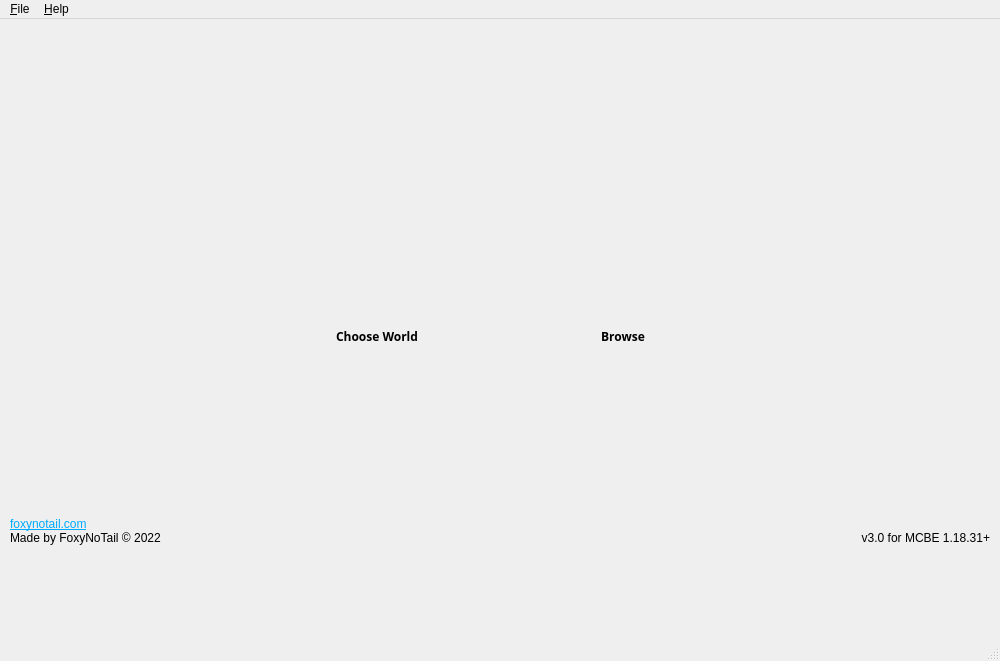
<?xml version="1.0" encoding="UTF-8"?>
<ui version="4.0">
 <author>FoxyNoTail</author>
 <class>MCBEAdminClass</class>
 <widget class="QMainWindow" name="MCBEAdminClass">
  <property name="windowModality">
   <enum>Qt::ApplicationModal</enum>
  </property>
  <property name="enabled">
   <bool>true</bool>
  </property>
  <property name="geometry">
   <rect>
    <x>0</x>
    <y>0</y>
    <width>1000</width>
    <height>661</height>
   </rect>
  </property>
  <property name="sizePolicy">
   <sizepolicy hsizetype="Preferred" vsizetype="Preferred">
    <horstretch>0</horstretch>
    <verstretch>0</verstretch>
   </sizepolicy>
  </property>
  <property name="minimumSize">
   <size>
    <width>1000</width>
    <height>661</height>
   </size>
  </property>
  <property name="maximumSize">
   <size>
    <width>1000</width>
    <height>661</height>
   </size>
  </property>
  <property name="windowTitle">
   <string>MCBE Prune Tool</string>
  </property>
  <property name="windowIcon">
   <iconset resource="mcbeadmin.qrc">
    <normaloff>:/MCBEAdmin/Resources/icons/minecraft2.png</normaloff>:/MCBEAdmin/Resources/icons/minecraft2.png</iconset>
  </property>
  <property name="windowOpacity">
   <double>1.000000000000000</double>
  </property>
  <property name="toolTip">
   <string/>
  </property>
  <property name="statusTip">
   <string/>
  </property>
  <property name="autoFillBackground">
   <bool>false</bool>
  </property>
  <property name="styleSheet">
   <string notr="true">QMainWindow {
	background-color: #48494a
}


#centralWidget {
	background-color: #48494a
}

QLabel {
	color: #cccccc;
	font-family: &quot;Mojangles&quot;;
	font-size: 11pt;
	padding: 10px;
}

QToolButton {
padding:10px;
	font-family: &quot;Minecraft&quot;;
	font-size: 9pt;
color: #cccccc;
border:none;
}

QToolButton:hover {
	color:#FFFFFF;
}

QMenuBar {
	background-color: #cccccc;
border-bottom: 2px solid #999999;
}

QStatusBar {
border-top: 2px solid #eeeeee;
	background-color: #cccccc;
	min-height: 28px;
	font-size:8pt;
}

QMessageBox &gt; QLabel {
 font-family: &quot;MS Shell Dlg&quot;;
font-size: 9pt;
color: #222222;
}</string>
  </property>
  <property name="iconSize">
   <size>
    <width>24</width>
    <height>24</height>
   </size>
  </property>
  <property name="toolButtonStyle">
   <enum>Qt::ToolButtonIconOnly</enum>
  </property>
  <property name="animated">
   <bool>true</bool>
  </property>
  <property name="documentMode">
   <bool>false</bool>
  </property>
  <property name="tabShape">
   <enum>QTabWidget::Rounded</enum>
  </property>
  <property name="unifiedTitleAndToolBarOnMac">
   <bool>false</bool>
  </property>
  <widget class="QWidget" name="centralWidget">
   <property name="sizePolicy">
    <sizepolicy hsizetype="Expanding" vsizetype="Expanding">
     <horstretch>0</horstretch>
     <verstretch>0</verstretch>
    </sizepolicy>
   </property>
   <property name="minimumSize">
    <size>
     <width>1000</width>
     <height>600</height>
    </size>
   </property>
   <property name="maximumSize">
    <size>
     <width>10000</width>
     <height>10000</height>
    </size>
   </property>
   <property name="autoFillBackground">
    <bool>false</bool>
   </property>
   <property name="styleSheet">
    <string notr="true"/>
   </property>
   <layout class="QGridLayout" name="gridLayout">
    <property name="sizeConstraint">
     <enum>QLayout::SetFixedSize</enum>
    </property>
    <property name="leftMargin">
     <number>0</number>
    </property>
    <property name="topMargin">
     <number>0</number>
    </property>
    <property name="rightMargin">
     <number>0</number>
    </property>
    <property name="bottomMargin">
     <number>0</number>
    </property>
    <property name="horizontalSpacing">
     <number>6</number>
    </property>
    <item row="1" column="1">
     <spacer name="verticalSpacer">
      <property name="orientation">
       <enum>Qt::Vertical</enum>
      </property>
      <property name="sizeType">
       <enum>QSizePolicy::Fixed</enum>
      </property>
      <property name="sizeHint" stdset="0">
       <size>
        <width>20</width>
        <height>38</height>
       </size>
      </property>
     </spacer>
    </item>
    <item row="3" column="1">
     <spacer name="verticalSpacer_3">
      <property name="orientation">
       <enum>Qt::Vertical</enum>
      </property>
      <property name="sizeType">
       <enum>QSizePolicy::Fixed</enum>
      </property>
      <property name="sizeHint" stdset="0">
       <size>
        <width>20</width>
        <height>60</height>
       </size>
      </property>
     </spacer>
    </item>
    <item row="4" column="1">
     <spacer name="horizontalSpacer_3">
      <property name="orientation">
       <enum>Qt::Horizontal</enum>
      </property>
      <property name="sizeType">
       <enum>QSizePolicy::Fixed</enum>
      </property>
      <property name="sizeHint" stdset="0">
       <size>
        <width>1000</width>
        <height>0</height>
       </size>
      </property>
     </spacer>
    </item>
    <item row="5" column="1">
     <layout class="QHBoxLayout" name="footerLayout">
      <property name="spacing">
       <number>6</number>
      </property>
      <property name="sizeConstraint">
       <enum>QLayout::SetFixedSize</enum>
      </property>
      <property name="leftMargin">
       <number>10</number>
      </property>
      <property name="topMargin">
       <number>10</number>
      </property>
      <property name="rightMargin">
       <number>10</number>
      </property>
      <property name="bottomMargin">
       <number>10</number>
      </property>
      <item>
       <widget class="QLabel" name="label_author">
        <property name="maximumSize">
         <size>
          <width>16777215</width>
          <height>16777215</height>
         </size>
        </property>
        <property name="styleSheet">
         <string notr="true"/>
        </property>
        <property name="text">
         <string>&lt;html&gt;&lt;head/&gt;&lt;body&gt;&lt;p&gt;&lt;a href=&quot;https://foxynotail.com&quot;&gt;&lt;span style=&quot; text-decoration: underline; color:#00aaff;&quot;&gt;foxynotail.com&lt;/span&gt;&lt;/a&gt;&lt;br/&gt;Made by FoxyNoTail © 2022&lt;/p&gt;&lt;/body&gt;&lt;/html&gt;</string>
        </property>
        <property name="textFormat">
         <enum>Qt::RichText</enum>
        </property>
        <property name="alignment">
         <set>Qt::AlignBottom|Qt::AlignLeading|Qt::AlignLeft</set>
        </property>
        <property name="wordWrap">
         <bool>true</bool>
        </property>
        <property name="margin">
         <number>0</number>
        </property>
        <property name="indent">
         <number>-1</number>
        </property>
        <property name="openExternalLinks">
         <bool>true</bool>
        </property>
       </widget>
      </item>
      <item>
       <widget class="QLabel" name="text_version">
        <property name="enabled">
         <bool>true</bool>
        </property>
        <property name="styleSheet">
         <string notr="true"/>
        </property>
        <property name="frameShadow">
         <enum>QFrame::Plain</enum>
        </property>
        <property name="text">
         <string>&lt;html&gt;&lt;head/&gt;&lt;body&gt;&lt;p&gt;v3.0 for MCBE 1.18.31+&lt;/p&gt;&lt;/body&gt;&lt;/html&gt;</string>
        </property>
        <property name="textFormat">
         <enum>Qt::RichText</enum>
        </property>
        <property name="alignment">
         <set>Qt::AlignBottom|Qt::AlignRight|Qt::AlignTrailing</set>
        </property>
       </widget>
      </item>
     </layout>
    </item>
    <item row="2" column="1">
     <layout class="QHBoxLayout" name="centralLayout">
      <property name="spacing">
       <number>6</number>
      </property>
      <property name="sizeConstraint">
       <enum>QLayout::SetFixedSize</enum>
      </property>
      <item>
       <spacer name="horizontalSpacer">
        <property name="orientation">
         <enum>Qt::Horizontal</enum>
        </property>
        <property name="sizeHint" stdset="0">
         <size>
          <width>40</width>
          <height>20</height>
         </size>
        </property>
       </spacer>
      </item>
      <item alignment="Qt::AlignHCenter|Qt::AlignVCenter">
       <widget class="QToolButton" name="buttonChooseWorld">
        <property name="minimumSize">
         <size>
          <width>200</width>
          <height>150</height>
         </size>
        </property>
        <property name="font">
         <font>
          <family>Minecraft</family>
          <pointsize>9</pointsize>
          <weight>75</weight>
          <bold>true</bold>
         </font>
        </property>
        <property name="cursor">
         <cursorShape>PointingHandCursor</cursorShape>
        </property>
        <property name="toolTip">
         <string>Choose existing worlds from a list</string>
        </property>
        <property name="statusTip">
         <string>Choose from existing worlds list (Windows 10)</string>
        </property>
        <property name="layoutDirection">
         <enum>Qt::LeftToRight</enum>
        </property>
        <property name="autoFillBackground">
         <bool>false</bool>
        </property>
        <property name="styleSheet">
         <string notr="true">background: transparent;</string>
        </property>
        <property name="text">
         <string>Choose World</string>
        </property>
        <property name="icon">
         <iconset resource="mcbeadmin.qrc">
          <normaloff>:/MCBEAdmin/Resources/icons/minecraft2.png</normaloff>:/MCBEAdmin/Resources/icons/minecraft2.png</iconset>
        </property>
        <property name="iconSize">
         <size>
          <width>120</width>
          <height>120</height>
         </size>
        </property>
        <property name="toolButtonStyle">
         <enum>Qt::ToolButtonTextUnderIcon</enum>
        </property>
        <property name="autoRaise">
         <bool>true</bool>
        </property>
       </widget>
      </item>
      <item>
       <spacer name="verticalSpacer_2">
        <property name="orientation">
         <enum>Qt::Vertical</enum>
        </property>
        <property name="sizeType">
         <enum>QSizePolicy::Fixed</enum>
        </property>
        <property name="sizeHint" stdset="0">
         <size>
          <width>40</width>
          <height>210</height>
         </size>
        </property>
       </spacer>
      </item>
      <item alignment="Qt::AlignHCenter|Qt::AlignVCenter">
       <widget class="QToolButton" name="buttonOpenWorld">
        <property name="minimumSize">
         <size>
          <width>200</width>
          <height>150</height>
         </size>
        </property>
        <property name="font">
         <font>
          <family>Minecraft</family>
          <pointsize>9</pointsize>
          <weight>75</weight>
          <bold>true</bold>
         </font>
        </property>
        <property name="cursor">
         <cursorShape>PointingHandCursor</cursorShape>
        </property>
        <property name="toolTip">
         <string>Browse for your Minecraft World folder</string>
        </property>
        <property name="statusTip">
         <string>Launch file browser and locate world folder...</string>
        </property>
        <property name="layoutDirection">
         <enum>Qt::LeftToRight</enum>
        </property>
        <property name="autoFillBackground">
         <bool>false</bool>
        </property>
        <property name="styleSheet">
         <string notr="true">background: transparent;</string>
        </property>
        <property name="text">
         <string>Browse</string>
        </property>
        <property name="icon">
         <iconset resource="mcbeadmin.qrc">
          <normaloff>:/MCBEAdmin/Resources/icons/folder2.png</normaloff>:/MCBEAdmin/Resources/icons/folder2.png</iconset>
        </property>
        <property name="iconSize">
         <size>
          <width>120</width>
          <height>120</height>
         </size>
        </property>
        <property name="shortcut">
         <string>Ctrl+O</string>
        </property>
        <property name="checkable">
         <bool>false</bool>
        </property>
        <property name="toolButtonStyle">
         <enum>Qt::ToolButtonTextUnderIcon</enum>
        </property>
        <property name="autoRaise">
         <bool>true</bool>
        </property>
       </widget>
      </item>
      <item>
       <spacer name="horizontalSpacer_2">
        <property name="orientation">
         <enum>Qt::Horizontal</enum>
        </property>
        <property name="sizeHint" stdset="0">
         <size>
          <width>40</width>
          <height>20</height>
         </size>
        </property>
       </spacer>
      </item>
     </layout>
    </item>
    <item row="0" column="1">
     <layout class="QVBoxLayout" name="headerLayout">
      <property name="spacing">
       <number>6</number>
      </property>
      <property name="sizeConstraint">
       <enum>QLayout::SetFixedSize</enum>
      </property>
      <item>
       <widget class="QLabel" name="label_title">
        <property name="minimumSize">
         <size>
          <width>980</width>
          <height>168</height>
         </size>
        </property>
        <property name="font">
         <font>
          <family>Mojangles</family>
          <pointsize>11</pointsize>
          <weight>75</weight>
          <bold>true</bold>
          <stylestrategy>PreferDefault</stylestrategy>
          <kerning>true</kerning>
         </font>
        </property>
        <property name="autoFillBackground">
         <bool>false</bool>
        </property>
        <property name="styleSheet">
         <string notr="true">background: transparent;</string>
        </property>
        <property name="text">
         <string>&lt;html&gt;&lt;head/&gt;&lt;body&gt;&lt;p align=&quot;center&quot;&gt;&lt;img src=&quot;:/MCBEAdmin/Resources/gfx/mcbe_logo.png&quot; width=&quot;400&quot;/&gt;&lt;/p&gt;&lt;/body&gt;&lt;/html&gt;</string>
        </property>
        <property name="textFormat">
         <enum>Qt::RichText</enum>
        </property>
       </widget>
      </item>
     </layout>
    </item>
   </layout>
  </widget>
  <widget class="QMenuBar" name="menuBar">
   <property name="geometry">
    <rect>
     <x>0</x>
     <y>0</y>
     <width>1000</width>
     <height>31</height>
    </rect>
   </property>
   <widget class="QMenu" name="menu_Help">
    <property name="title">
     <string>&amp;Help</string>
    </property>
    <addaction name="actionAbout"/>
   </widget>
   <widget class="QMenu" name="menu_File">
    <property name="title">
     <string>&amp;File</string>
    </property>
    <addaction name="actionChooseWorld"/>
    <addaction name="actionOpenWorld"/>
   </widget>
   <addaction name="menu_File"/>
   <addaction name="menu_Help"/>
  </widget>
  <widget class="QStatusBar" name="statusBar"/>
  <action name="actionAbout">
   <property name="icon">
    <iconset resource="mcbeadmin.qrc">
     <normaloff>:/MCBEAdmin/Resources/icons/about.png</normaloff>:/MCBEAdmin/Resources/icons/about.png</iconset>
   </property>
   <property name="text">
    <string>About</string>
   </property>
  </action>
  <action name="actionChooseWorld">
   <property name="icon">
    <iconset resource="mcbeadmin.qrc">
     <normaloff>:/MCBEAdmin/Resources/icons/minecraft2.png</normaloff>:/MCBEAdmin/Resources/icons/minecraft2.png</iconset>
   </property>
   <property name="text">
    <string>Choose World</string>
   </property>
   <property name="iconText">
    <string>Open</string>
   </property>
   <property name="toolTip">
    <string>Choose existing worlds from a list</string>
   </property>
   <property name="statusTip">
    <string>Choose from existing worlds list (Windows 10)</string>
   </property>
   <property name="whatsThis">
    <string/>
   </property>
   <property name="shortcut">
    <string>Ctrl+O</string>
   </property>
   <property name="shortcutVisibleInContextMenu">
    <bool>false</bool>
   </property>
  </action>
  <action name="actionCut">
   <property name="icon">
    <iconset resource="mcbeadmin.qrc">
     <normaloff>:/MCBEAdmin/Resources/icons/cut.png</normaloff>:/MCBEAdmin/Resources/icons/cut.png</iconset>
   </property>
   <property name="text">
    <string>Cut</string>
   </property>
   <property name="shortcut">
    <string>Ctrl+X</string>
   </property>
  </action>
  <action name="actionCopy">
   <property name="icon">
    <iconset resource="mcbeadmin.qrc">
     <normaloff>:/MCBEAdmin/Resources/icons/copy.png</normaloff>:/MCBEAdmin/Resources/icons/copy.png</iconset>
   </property>
   <property name="text">
    <string>Copy</string>
   </property>
   <property name="shortcut">
    <string>Ctrl+C</string>
   </property>
  </action>
  <action name="actionPaste">
   <property name="icon">
    <iconset resource="mcbeadmin.qrc">
     <normaloff>:/MCBEAdmin/Resources/icons/paste.png</normaloff>:/MCBEAdmin/Resources/icons/paste.png</iconset>
   </property>
   <property name="text">
    <string>Paste</string>
   </property>
   <property name="shortcut">
    <string>Ctrl+P</string>
   </property>
  </action>
  <action name="actionMCWorld">
   <property name="icon">
    <iconset resource="mcbeadmin.qrc">
     <normaloff>:/MCBEAdmin/Resources/icons/mcworld-file3.png</normaloff>:/MCBEAdmin/Resources/icons/mcworld-file3.png</iconset>
   </property>
   <property name="text">
    <string>Open .mcworld</string>
   </property>
   <property name="toolTip">
    <string>Browse for an .mcworld file</string>
   </property>
   <property name="statusTip">
    <string>Browse your computer for an .mcworld file</string>
   </property>
  </action>
  <action name="actionOpenWorld">
   <property name="icon">
    <iconset resource="mcbeadmin.qrc">
     <normaloff>:/MCBEAdmin/Resources/icons/folder2.png</normaloff>:/MCBEAdmin/Resources/icons/folder2.png</iconset>
   </property>
   <property name="text">
    <string>Browse for World Folder</string>
   </property>
   <property name="toolTip">
    <string>Browse for your Minecraft World folder</string>
   </property>
   <property name="statusTip">
    <string>Launch file browser and locate world folder...</string>
   </property>
  </action>
 </widget>
 <layoutdefault spacing="6" margin="11"/>
 <resources>
  <include location="mcbeadmin.qrc"/>
 </resources>
 <connections>
  <connection>
   <sender>buttonChooseWorld</sender>
   <signal>clicked()</signal>
   <receiver>MCBEAdminClass</receiver>
   <slot>chooseWorld()</slot>
   <hints>
    <hint type="sourcelabel">
     <x>473</x>
     <y>419</y>
    </hint>
    <hint type="destinationlabel">
     <x>387</x>
     <y>478</y>
    </hint>
   </hints>
  </connection>
  <connection>
   <sender>buttonOpenWorld</sender>
   <signal>clicked()</signal>
   <receiver>MCBEAdminClass</receiver>
   <slot>browseWorld()</slot>
   <hints>
    <hint type="sourcelabel">
     <x>725</x>
     <y>419</y>
    </hint>
    <hint type="destinationlabel">
     <x>643</x>
     <y>457</y>
    </hint>
   </hints>
  </connection>
  <connection>
   <sender>actionChooseWorld</sender>
   <signal>triggered()</signal>
   <receiver>MCBEAdminClass</receiver>
   <slot>chooseWorld()</slot>
   <hints>
    <hint type="sourcelabel">
     <x>-1</x>
     <y>-1</y>
    </hint>
    <hint type="destinationlabel">
     <x>499</x>
     <y>320</y>
    </hint>
   </hints>
  </connection>
  <connection>
   <sender>actionMCWorld</sender>
   <signal>triggered()</signal>
   <receiver>MCBEAdminClass</receiver>
   <slot>browseMCWorld()</slot>
   <hints>
    <hint type="sourcelabel">
     <x>-1</x>
     <y>-1</y>
    </hint>
    <hint type="destinationlabel">
     <x>499</x>
     <y>320</y>
    </hint>
   </hints>
  </connection>
  <connection>
   <sender>actionOpenWorld</sender>
   <signal>triggered()</signal>
   <receiver>MCBEAdminClass</receiver>
   <slot>browseWorld()</slot>
   <hints>
    <hint type="sourcelabel">
     <x>-1</x>
     <y>-1</y>
    </hint>
    <hint type="destinationlabel">
     <x>499</x>
     <y>320</y>
    </hint>
   </hints>
  </connection>
  <connection>
   <sender>actionAbout</sender>
   <signal>triggered()</signal>
   <receiver>MCBEAdminClass</receiver>
   <slot>openAbout()</slot>
   <hints>
    <hint type="sourcelabel">
     <x>-1</x>
     <y>-1</y>
    </hint>
    <hint type="destinationlabel">
     <x>499</x>
     <y>320</y>
    </hint>
   </hints>
  </connection>
 </connections>
 <slots>
  <slot>browseWorld()</slot>
  <slot>chooseWorld()</slot>
  <slot>browseMCWorld()</slot>
  <slot>openAbout()</slot>
 </slots>
</ui>
